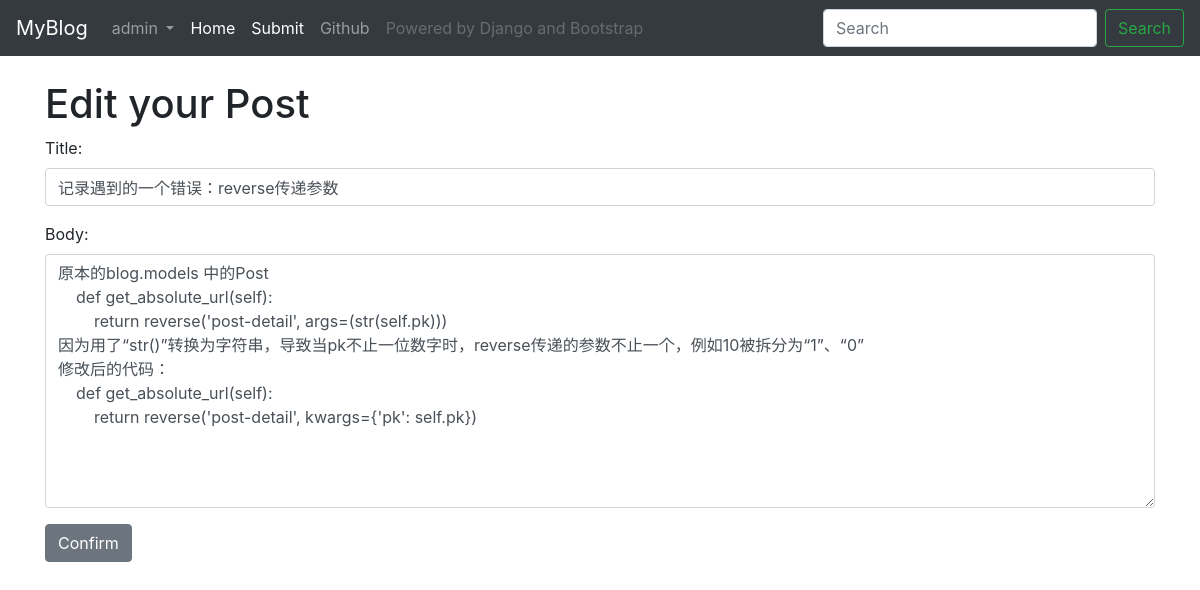
/post/edit/13 (signed in), run on the app's committed database.
### blog/models.py (models this page shows, shortened)
class Post(models.Model):
    title = models.CharField(max_length=255)
    author = models.ForeignKey(User, on_delete=models.CASCADE, default=2) #ForeignKey可以连接数据库中其它model
    body = models.TextField()
    date = models.DateTimeField(default=timezone.now())
    is_visible = models.BooleanField(default=True)

### blog/views.py (the view)
# urls.py: path("post/edit/<int:pk>", UpdatePostView.as_view(), name="edit-post"),
class UpdatePostView(UpdateView):
    model = Post
    form_class = PostForm
    template_name = "update_post.html"

### blog/forms.py
class PostForm(forms.ModelForm):
    class Meta:
        model = Post
        fields = ("title", "body", )
        widgets = {
            'title': forms.TextInput(attrs={'class': 'form-control'}),
            'body': forms.Textarea(attrs={'class': 'form-control'}),
        }

### blog/templates/update_post.html (shortened to what this page needs)
{% extends 'base.html' %} {% block title %}My Blog - Edit {% endblock %}
{% block content %}
{% if request.user == post.author %}
<h1>Edit your Post</h1>
<form method="post">
    {{form.as_p}}
    <button class="btn btn-secondary">Confirm</button>
{% else %}
<h1>You don't have permission to edit this post.</h1>
{% endif %}
{% endblock %}

### blog/templates/base.html (shortened to what this page needs)
<!doctype html>
<html lang="en">
<head>
    <link rel="stylesheet" href="https://cdn.jsdelivr.net/npm/bootstrap@4.4.1/dist/css/bootstrap.min.css">
</head>
<body>
    <nav class="navbar navbar-expand-lg navbar-dark bg-dark">
        <a class="navbar-brand" href="{% url 'home' %}">MyBlog</a>
        <div class="collapse navbar-collapse" id="navbarSupportedContent">
            <ul class="navbar-nav mr-auto">
                {% if user.is_authenticated %}
                <li class="nav-item dropdown">
                    <a class="nav-link dropdown-toggle" href="#" id="navbarDropdown" role="button" data-toggle="dropdown" aria-haspopup="true" aria-expanded="false">
                        {{ user.username }}
                    </a>
                </li>
                {% endif %}
                <li class="nav-item active">
                    <a class="nav-link" href="{% url 'home' %}">Home <span class="sr-only">(current)</span></a>
                </li>
                <li class="nav-item active">
                    <a class="nav-link" href="{% url 'create-post' %}">Submit <span class="sr-only">(current)</span></a>
                </li>
                <li class="nav-item">
                    <a class="nav-link" href="https://github.com/Morph317/DjangoBlog">Github</a>
                </li>
                <li class="nav-item">
                    <a class="nav-link disabled" href="#" tabindex="-1" aria-disabled="true">Powered by Django and Bootstrap</a>
                </li>
            </ul>
            <form class="form-inline my-2 my-lg-0">
                <input class="form-control mr-sm-2" type="search" placeholder="Search" aria-label="Search">
                <button class="btn btn-outline-success my-2 my-sm-0" type="submit">Search</button>
            </form>
        </div>
    </nav>
    <br/>
    <div class="container">{% block content %} {% endblock %}</div>
</body>
</html>

### data on the page
Post: title "记录遇到的一个错误：reverse传递参数", body "原本的blog.models 中的Post def get_absolute_url(self): return reverse('post-detail', args=(str(self.pk))) 因为用了“str()”转换为字符串，导致当pk不止一位数字时，reverse传递的参数不止一个，例如10被拆分为“1”、“0” 修改后的代码： def get_absolute_url(self): return reverse('post-detail', kwargs={'pk': self.pk})"

### other printed values
{{ user.username }} "admin"
